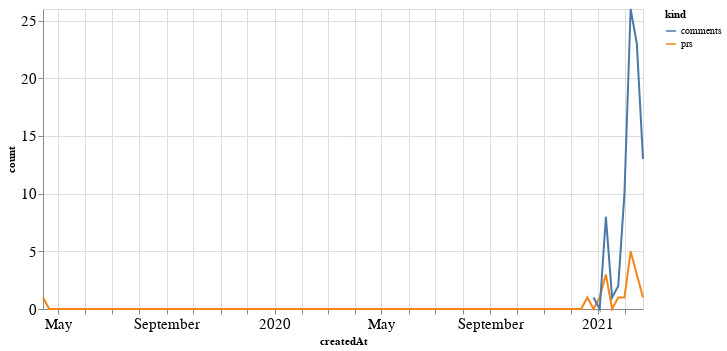

Notebook code for this chart:
### Code cell
alt.Chart(total_time, width=600).mark_line().encode(
    x='createdAt',
    y='count',
    color='kind'
)

### Figure 1 — Vega-Lite specification as saved in the notebook (floating-point values rounded to 4 significant figures; data arrays with more than 128 entries replaced by an {"elided": "..."} marker saying what was removed)
{"config": {"axisLeft": {"labelFontSize": 15}, "axisBottom": {"labelFontSize": 15}}, "data": {"name": "data-f0e0227f8cc225b0784e2147f2efc7e6"}, "mark": "line", "encoding": {"color": {"type": "nominal", "field": "kind"}, "x": {"type": "temporal", "field": "createdAt"}, "y": {"type": "quantitative", "field": "count"}}, "width": 600, "$schema": "https://vega.github.io/schema/vega-lite/v4.8.1.json", "datasets": {"data-f0e0227f8cc225b0784e2147f2efc7e6": {"elided": "196 records"}}}
